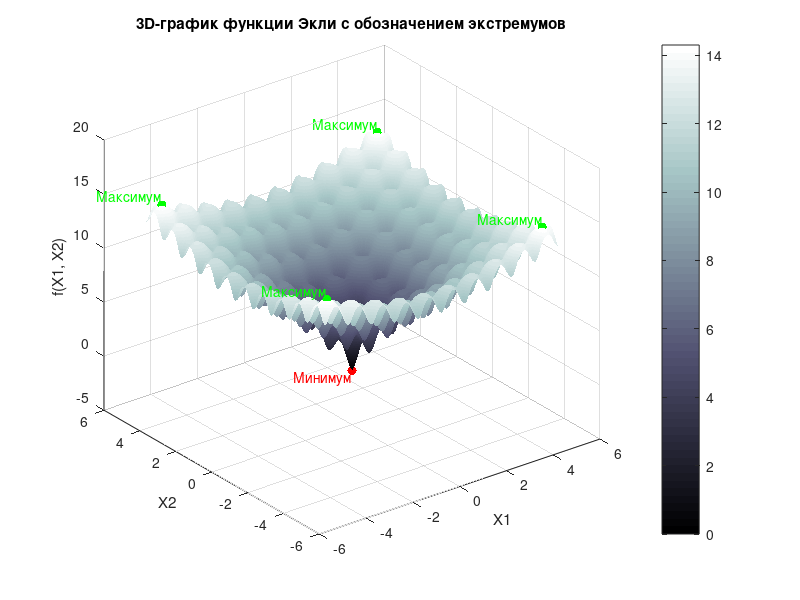

Write the MATLAB code that produced this figure.
% Задание областей определения и шага
a = -5;
b = 5;
c = -5;
d = 5;
h = 0.02;

% Создание сетки значений с использованием meshgrid
[x1, x2] = meshgrid(a:h:b, c:h:d);

% Определение функции Экли
f = 20 + exp(1) - 20 * exp(-0.2 * sqrt(0.5 * (x1.^2 + x2.^2))) - exp(0.5 * (cos(2 * pi * x1) + cos(2 * pi * x2)));

% Построение 3D-графика функции
figure;
surf(x1, x2, f)
shading interp % Плавное изменение цвета
colormap bone % Установка цветовой палитры
colorbar % Отображение цветовой шкалы
xlabel('X1')
ylabel('X2')
zlabel('f(X1, X2)')
title('3D-график функции Экли с обозначением экстремумов')

% Нахождение минимального значения и его индексов
minValue = min(f(:)); % Минимальное значение функции
[rMin, cMin] = find(f == minValue); % Индексы всех минимальных значений

% Нахождение максимального значения и его индексов
maxValue = max(f(:)); % Максимальное значение функции
[rMax, cMax] = find(f == maxValue); % Индексы всех максимальных значений

% min(f(:)) и max(f(:)) вычисляют минимальное и максимальное значения во всей матрице f.
% find(f == minValue) и find(f == maxValue) возвращают индексы всех позиций в матрице f, 
% где находятся минимальные и максимальные значения. Переменные rMin, cMin, rMax, и 
% cMax содержат строковые и столбцовые индексы этих позиций.

%  заливка точки ('MarkerFaceColor', 'color').

% Подписи на графике
hold on

% Отображение всех минимумов
for i = 1:length(rMin)
    xMin = x1(rMin(i), cMin(i));
    yMin = x2(rMin(i), cMin(i));
    zMin = f(rMin(i), cMin(i));
    plot3(xMin, yMin, zMin, 'r.', 'MarkerSize', 20) % Обозначение минимума
    text(xMin, yMin, zMin, 'Минимум', 'VerticalAlignment', 'top', 'HorizontalAlignment', 'right', 'Color', 'red')
end

% Отображение всех максимумов
for i = 1:length(rMax)
    xMax = x1(rMax(i), cMax(i));
    yMax = x2(rMax(i), cMax(i));
    zMax = f(rMax(i), cMax(i));
    plot3(xMax, yMax, zMax, 'g.', 'MarkerSize', 20) % Обозначение максимума
    text(xMax, yMax, zMax, 'Максимум', 'VerticalAlignment', 'bottom', 'HorizontalAlignment', 'right', 'Color', 'green')
end

hold off
